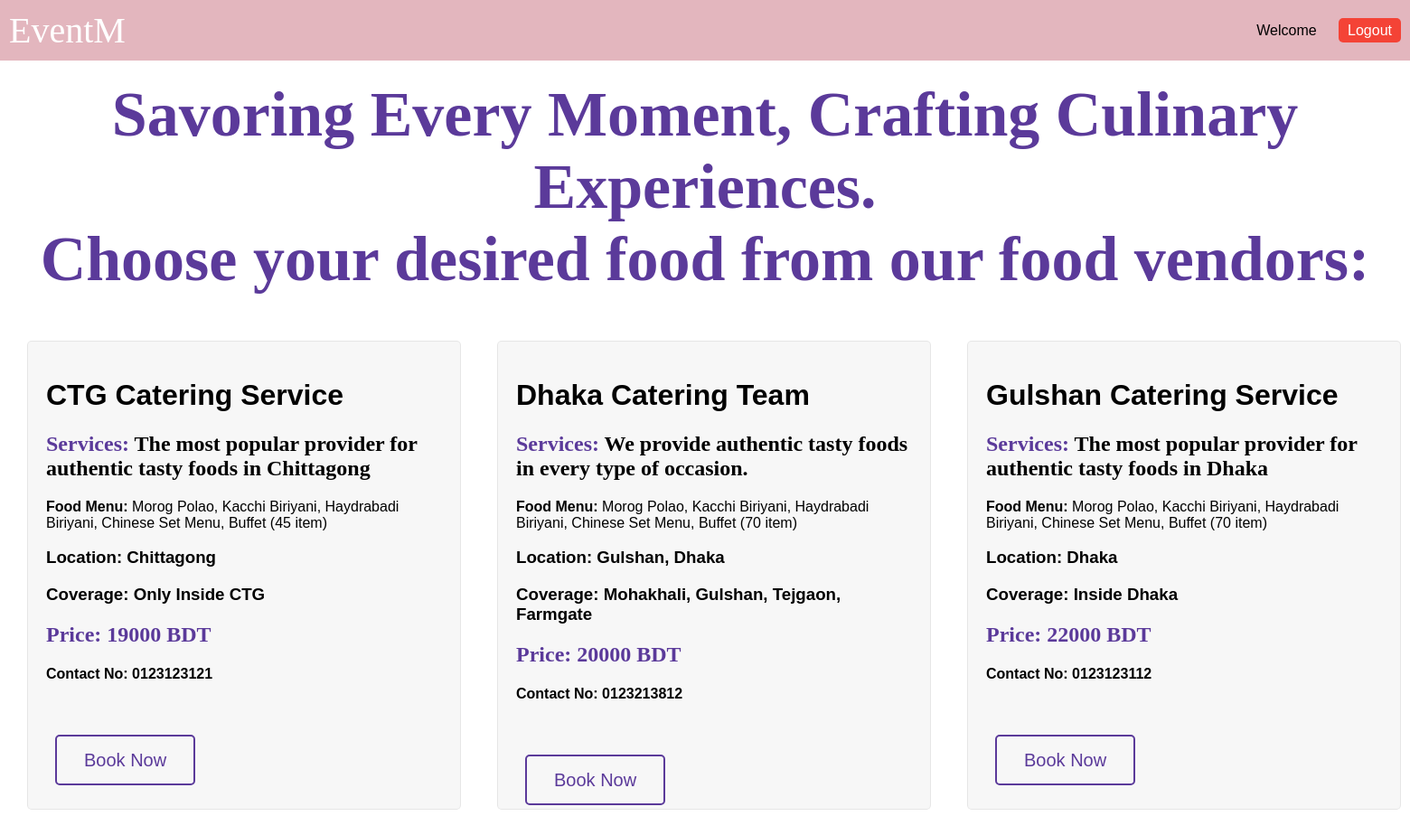
/foodBook.php, run on the app's committed database.
### tables this page shows
CREATE TABLE `food_team` (
  `id` int(9) NOT NULL,
  `owner` varchar(200) NOT NULL,
  `name` varchar(200) NOT NULL,
  `services` text NOT NULL,
  `Food Menu` text NOT NULL,
  `location` text NOT NULL,
  `coverage` text NOT NULL,
  `contact` varchar(12) NOT NULL,
  `price` int(12) NOT NULL
);

### foodBook.php (the view, shortened to what this page needs)
<?php
include("load_data.php"); ?>
<!DOCTYPE html>
<html lang="en">
<head>
</head>
<body>
    <?php include("topbar.php");
    ?>
    </div>
    <h2 align=center>
        <div class="motto"> Savoring Every Moment, Crafting Culinary Experiences. <br> Choose your desired food from our
            food vendors:</div>
    </h2>
    <div class="dashboard">
        <div class="info-container">
            <?php
            $query = "SELECT * FROM `food_team`";
            $result = mysqli_query($connect, $query);
            if ($result) {
                while ($row = mysqli_fetch_assoc($result)) {
                    echo '<div class="info-panel">';
                    echo '<h1>' . $row['name'] . '</h1>';
                    echo '<h2>Services: <font color="black">' . $row['services'] . '</font></h2>';
                    echo '<b>Food Menu:</b> ' . $row['Food Menu'] . '<br>';
                    echo '<h3>Location: ' . $row['location'] . '</h3>';
                    echo '<h3>Coverage: ' . $row['coverage'] . '</h3>';
                    echo '<h2>Price: ' . $row['price'] . ' BDT </h2>';
                    echo '<h4>Contact No: ' . $row['contact'] . '</h4>';
                    echo '<br><br><br><a href="foodBook.php" class="btn btn-login button2">Book Now</a>';
                    echo '</div>';
                }
            } else {
                echo "Error executing query: " . mysqli_error($connect);
            }
            ?>
        </div>
    </div>
</body>
</html>

### foodBook.php (style rules this page uses)
body { font-family: Arial, sans-serif; margin: 0; padding: 0; }
.dashboard { display: flex; justify-content: space-between; padding: 20px; }
.info-container { display: grid; grid-template-columns: repeat(auto-fill, minmax(500px, 1fr)); gap: 20px; max-width: 1800px; margin: 0 auto; }
.info-panel { background-color: #f2f2f29b; border: 1px solid #dddddd9b; border-radius: 5px; padding: 20px; margin: 10px; flex: 1; text-align: left; }
h2 { color: #000000; }
.btn { padding: 15px 30px; font-size: 20px; border: 2px solid transparent; border-radius: 5px; cursor: pointer; transition: background-color 0.3s, color 0.3s, border-color 0.3s; margin: 10px; background-color: transparent; color: #000; }
.btn-login { border-color: #5b3a9a; color: #5b3a9a; }
a { text-decoration: none; }
.motto { font-size: 70px; color: #5b3a9a; font-family: Brush Script MT; }
h2 { font-family: 'Times New Roman'; color: #5b3a9a; }

### data on the page
food_team: name "CTG Catering Service", services "The most popular provider for authentic tasty foods in Chittagong", Food Menu "Morog Polao, Kacchi Biriyani, Haydrabadi Biriyani, Chinese Set Menu, Buffet (45 item)", location "Chittagong", coverage "Only Inside CTG", price "19000", contact "0123123121"
food_team: name "Dhaka Catering Team", services "We provide authentic tasty foods in every type of occasion.", Food Menu "Morog Polao, Kacchi Biriyani, Haydrabadi Biriyani, Chinese Set Menu, Buffet (70 item)", location "Gulshan, Dhaka", coverage "Mohakhali, Gulshan, Tejgaon, Farmgate", price "20000", contact "0123213812"
food_team: name "Gulshan Catering Service", services "The most popular provider for authentic tasty foods in Dhaka", Food Menu "Morog Polao, Kacchi Biriyani, Haydrabadi Biriyani, Chinese Set Menu, Buffet (70 item)", location "Dhaka", coverage "Inside Dhaka", price "22000", contact "0123123112"
